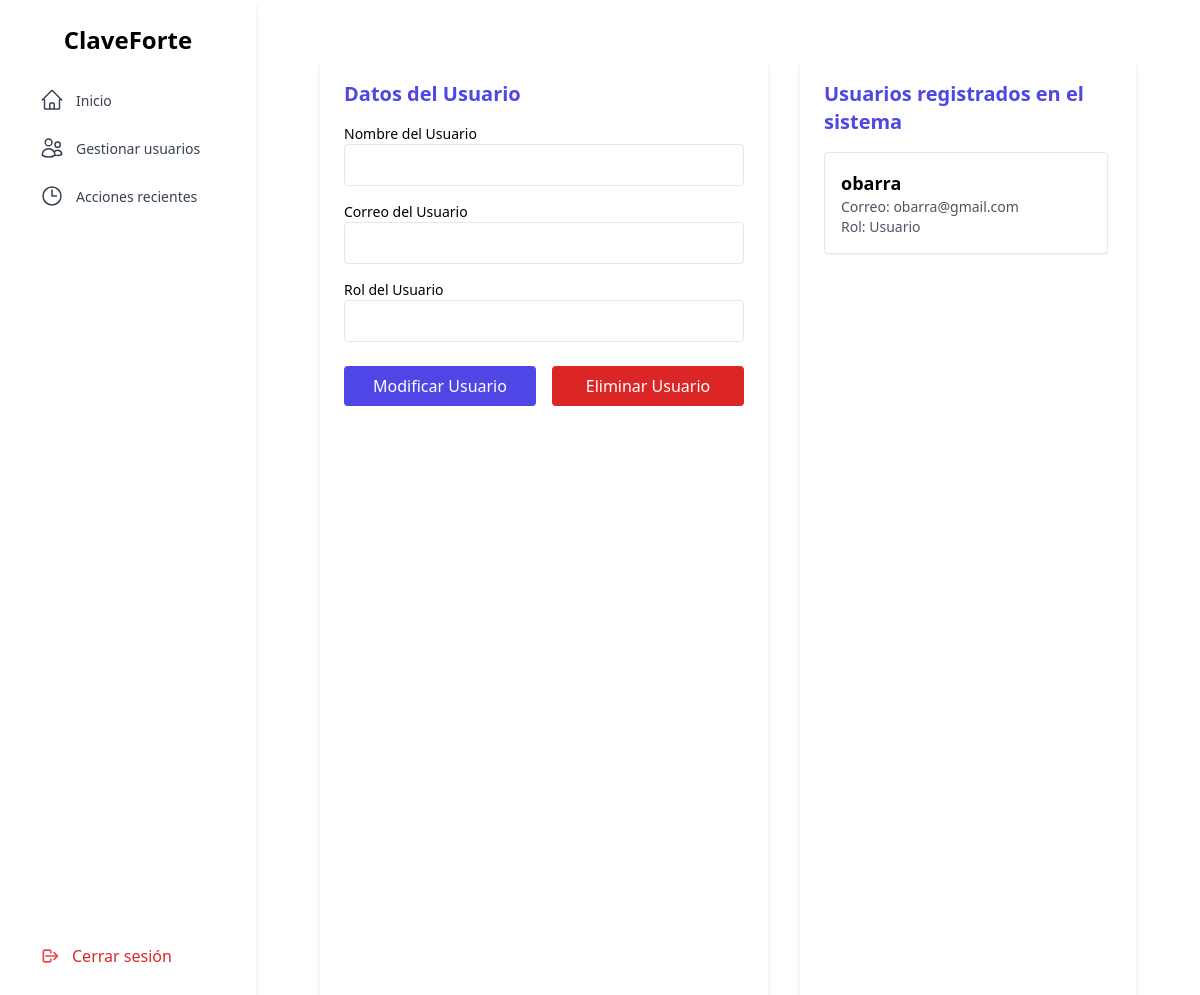
Before: /user_management (signed in) with the older database file.
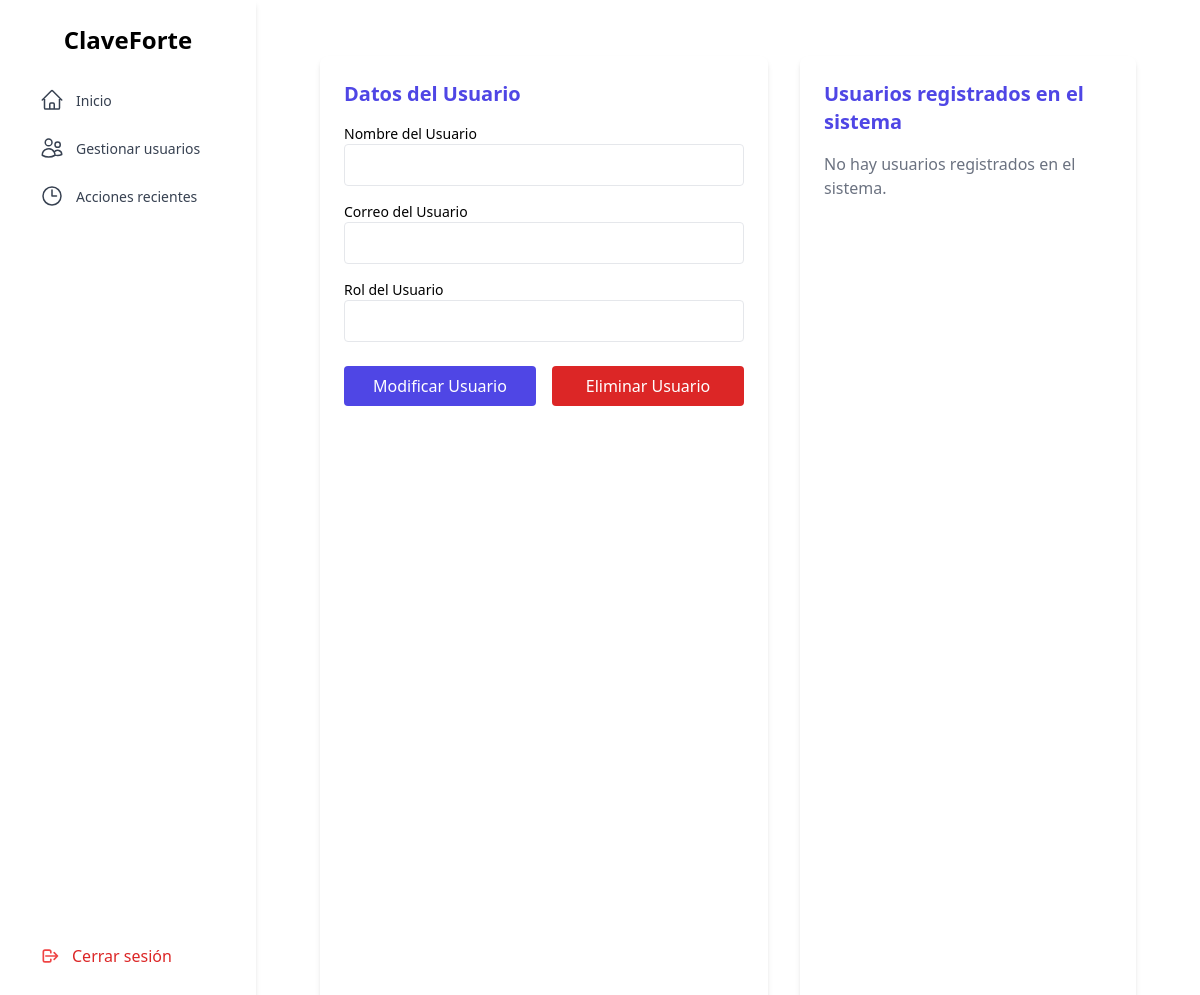
After: the same page with the newer database file.
### tables this page shows
CREATE TABLE Users (
        id_usr       INTEGER PRIMARY KEY AUTOINCREMENT,
        usr_name     TEXT NOT NULL,
        usr_mail     TEXT NOT NULL UNIQUE,
        usr_pass     TEXT NOT NULL,       -- Contraseña principal (hash)
        secret_pass  TEXT,                -- Contraseña para compartir (hash)
        last_login   TEXT,                -- Fecha en formato ISO
        id_rol       INTEGER NOT NULL,
        FOREIGN KEY (id_rol) REFERENCES Roles(id_rol)
    );

### app.py (the view, shortened to what this page needs)
@app.route('/user_management', methods=['GET', 'POST'])
def gestionar_usuarios():
    rol = session.get('usuario_rol')
    usuario_logeado_email = session.get('usuario_correo')
    correos_a_ignorar = ["admin@gmail.com", "invitado@gmail.com", usuario_logeado_email]
    conn = sqlite3.connect('instance/ClaveForte.db')
    conn.row_factory = sqlite3.Row
    cur = conn.cursor()
    placeholders = ', '.join(['?'] * len(correos_a_ignorar))
    cur.execute(f"""SELECT * FROM Users WHERE usr_mail NOT IN ({placeholders})""",
                correos_a_ignorar)
    usuarios = cur.fetchall()
    conn.close()
    return render_template('./admin/management/management.html',
                           usr_rol=rol,
                           users=usuarios)

### app.py (called while the page is built)
@app.before_request
def require_login_and_admin():
    allowed_routes = ['login', 'signup', 'logout']  # ← añade logout también
    endpoint = request.endpoint
    if endpoint is None or endpoint in allowed_routes:
        return
    if 'usuario_id' not in session:
        flash('Debes iniciar sesión', 'danger')
        return redirect(url_for('login'))
    if endpoint in ['gestionar_usuarios', 'acciones_recientes']:
        if session.get('usuario_rol') != 1:
            return redirect(url_for('home'))
    if endpoint in ['mostrar_credenciales', 'compartir_credencial', 'perfil']:
        if session.get('usuario_rol') != 2:
            return redirect(url_for('home'))

### templates/admin/management/management.html (shortened to what this page needs)
{% extends './layout.html' %}
{% block content %}
<div class="flex h-screen gap-8 px-6 py-4 box-border">
  <div class="w-full max-w-md bg-white p-6 rounded-lg shadow-md overflow-y-auto">
    <h2 class="text-xl font-semibold mb-4 text-indigo-600">Datos del Usuario</h2>
    <form id="form-usuario" action="/user_management" method="POST" class="space-y-4">
      <div>
        <label class="block text-sm font-medium">Nombre del Usuario</label>
        <input type="text" id="new_nombre_usuario" name="new_nombre_usuario" required
              class="w-full p-2 border rounded focus:outline-none focus:ring-2 focus:ring-indigo-400">
      </div>
      <div>
        <label class="block text-sm font-medium">Correo del Usuario</label>
        <input type="email" id="new_correo_usuario" name="new_correo_usuario" required
              class="w-full p-2 border rounded focus:outline-none focus:ring-2 focus:ring-indigo-400">
      </div>
      <div>
        <label class="block text-sm font-medium">Rol del Usuario</label>
        <input type="text" id="new_rol_usuario" name="new_rol_usuario" required
              class="w-full p-2 border rounded focus:outline-none focus:ring-2 focus:ring-indigo-400">
      </div>
      <div class="flex gap-4 pt-2">
        <button type="submit"
                onclick="setMethod('UPDATE')"
                class="flex-1 bg-indigo-600 text-white py-2 rounded hover:bg-indigo-700 transition">
          Modificar Usuario
        </button>
        <button type="submit"
                onclick="setMethod('DELETE')"
                class="flex-1 bg-red-600 text-white py-2 rounded hover:bg-red-700 transition">
          Eliminar Usuario
        </button>
      </div>
    </form>
  </div>
  <div class="flex-1 bg-white p-6 m-y-10 rounded-lg shadow-md flex flex-col">
    <h2 class="text-xl font-semibold mb-4 text-indigo-600">Usuarios registrados en el sistema</h2>
    <div class="flex-1 overflow-y-auto space-y-4 pr-1">
      {% if users %}
        <div id="usuarios-container">
        {% for u in users %}
          <div
            id="usuario-{{ u.id_usr }}"
            class="usuario p-4 mb-4 border rounded bg-white shadow-sm cursor-pointer"
            data-nombre="{{ u.usr_name }}"
            data-correo="{{ u.usr_mail }}"
            data-rol="{{ u.id_rol }}"
            data-id="{{ u.id_usr }}"
          >
            <p class="font-semibold text-lg">{{ u.usr_name }}</p>
            <p class="text-sm text-gray-600">Correo: {{ u.usr_mail }}</p>
            <p class="text-sm text-gray-600">
              Rol:
              {% if u.id_rol == 1 %}
                Administrador
              {% elif u.id_rol == 2 %}
                Usuario
              {% else %}
                Desconocido
              {% endif %}
            </p>
          </div>
        {% endfor %}
        </div>
      {% else %}
        <p class="text-gray-500">No hay usuarios registrados en el sistema.</p>
      {% endif %}
    </div>
  </div>
</div>
{% endblock %}

Changed rows visible on the page:
removed Users: usr_name "obarra", usr_mail "obarra@gmail.com", shows "Usuario"
Other visible differences:
text now shown: "No hay usuarios registrados en el sistema."
